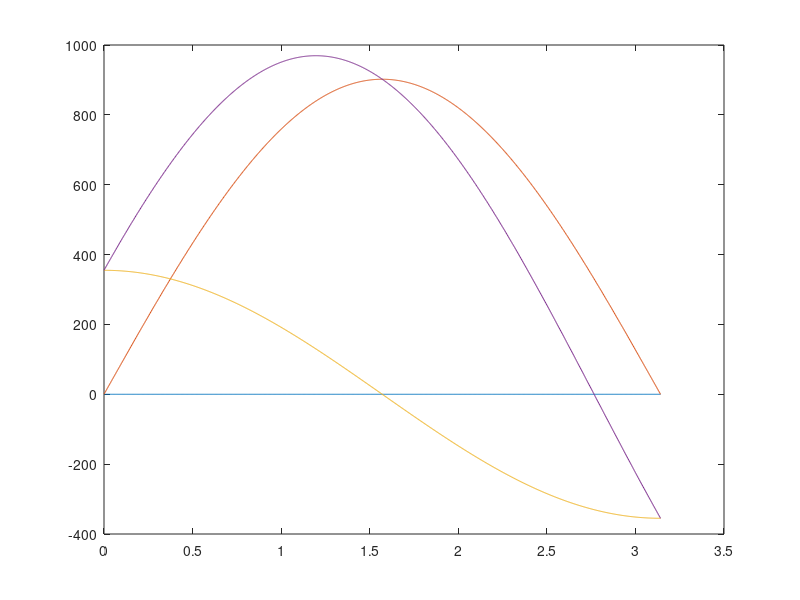
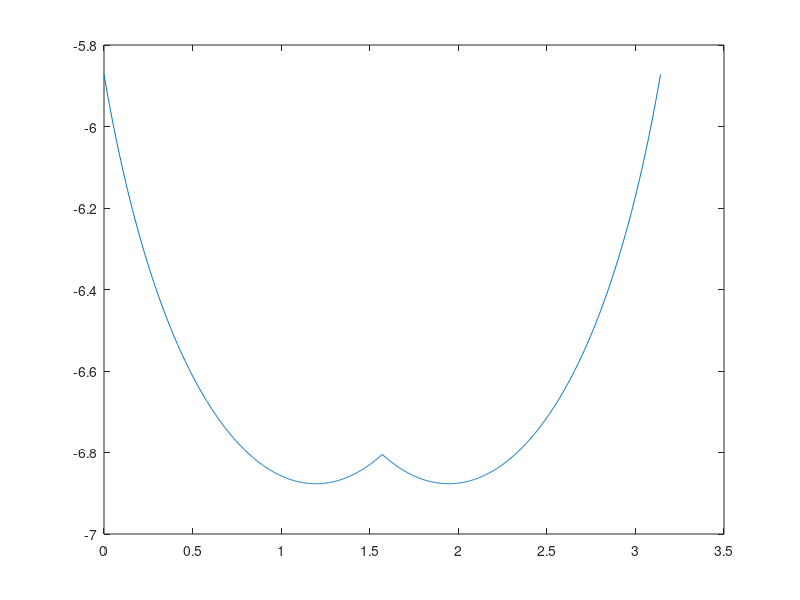

Write the MATLAB code that produced these figures, in order.
%%
xlow = 0;
xhigh = 902;
ylow = 0;
yhigh = 355;

theta_vals = linspace(0, pi, 1000);

figure(1);
clf;
plot(theta_vals, xlow * sin(theta_vals) + ylow * cos(theta_vals));
hold on;
plot(theta_vals, xhigh * sin(theta_vals) + ylow * cos(theta_vals));
plot(theta_vals, xlow * sin(theta_vals) + yhigh * cos(theta_vals));
plot(theta_vals, xhigh * sin(theta_vals) + yhigh * cos(theta_vals));

min_val = min([xlow * sin(theta_vals) + ylow * cos(theta_vals); ...
                xhigh * sin(theta_vals) + ylow * cos(theta_vals); ...
                xlow * sin(theta_vals) + yhigh * cos(theta_vals); ...
                xhigh * sin(theta_vals) + yhigh * cos(theta_vals)]);
            
max_val = max([xlow * sin(theta_vals) + ylow * cos(theta_vals); ...
    xhigh * sin(theta_vals) + ylow * cos(theta_vals); ...
    xlow * sin(theta_vals) + yhigh * cos(theta_vals); ...
    xhigh * sin(theta_vals) + yhigh * cos(theta_vals)]);

figure(2);
clf;
plot(theta_vals, log(1 ./ (max_val - min_val)));